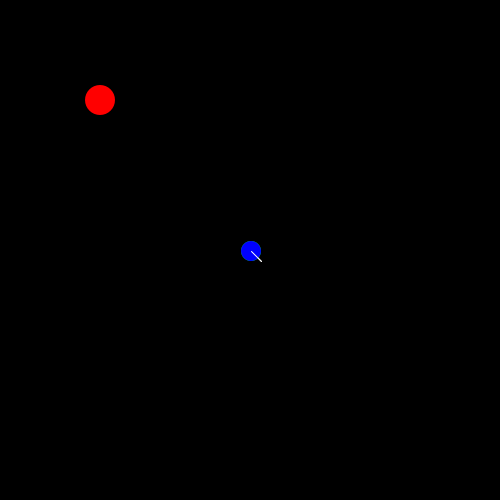
Frame 1 (no input)
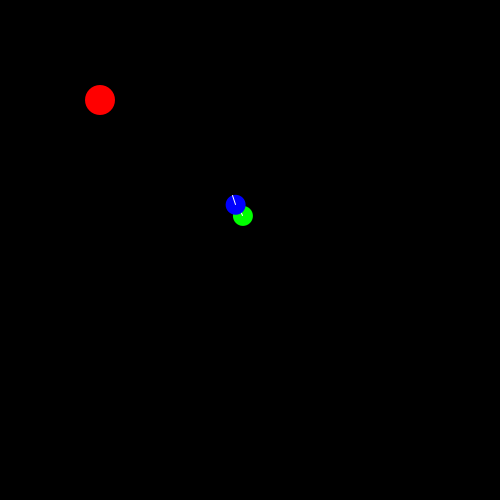
Frame 60 (the mouse pressed at the canvas centre just before this capture)
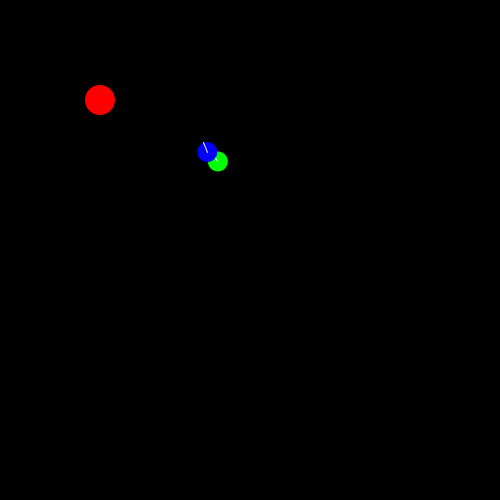
Frame 120 (the mouse held since frame 60 and released just before this capture)

The Processing sketch that drew these frames (run headless with seeded random() and noise(); from frame 60 on, the mouse is pressed at the canvas centre):

// Processing sketch: Wandering_Robots
// ── Wandering_Robots.pde
 //<>//
float direction;
float beacon_x, beacon_y;
int speed = 1;
final int angle_to_turn = 30;
float cross;
Robot bot1, bot2;

void setup() {
  size(500, 500);
  beacon_x = 100;
  beacon_y = 100;
  bot1 = new Robot(250, 250, speed);
  bot2 = new Robot(250, 250, speed);
}

void draw() {
  noStroke();
  background(0);
  fill(255,0,0);
  ellipse(beacon_x, beacon_y, 30,30);
  
  bot1.moveBot(beacon_x, beacon_y);
  bot2.moveBot(beacon_x, beacon_y);
  
  fill(0,255,0);
  bot1.drawBot();
  fill(0,0,255);
  bot2.drawBot();
}

void mouseDragged() {
  if (dist(mouseX, mouseY, beacon_x, beacon_y) < 15) {
    beacon_x = mouseX;
    beacon_y = mouseY;
  }
}
// ── Robot.pde
class Robot {
  PVector pos, vel;
  int radius = 30;

  Robot(float x, float y, int speed) {
    pos = new PVector(x, y);
    vel = new PVector(speed, speed);
  }
  
  //Wanders toward given (x, y) location
  void moveBot(float x, float y) {
    if (dist(pos.x, pos.y, x, y) > radius) {
      if (random(1) < 0.05) {
        vel.set(x - pos.x, y - pos.y);
        vel.normalize();

        if (pos.cross(vel).mag() > 0) {
          vel.rotate(radians(angle_to_turn + random(-angle_to_turn/4.0f, angle_to_turn/4.0f)));
        } else {
          vel.rotate(-1*radians(angle_to_turn + random(-angle_to_turn/4.0f, angle_to_turn/4.0f)));
        }
      }
      pos.add(vel);
    }
  }

  void drawBot() {
    noStroke();
    ellipse(pos.x, pos.y, 20, 20);
    PVector g = new PVector(vel.x, vel.y);
    g.mult(10);
    stroke(255);
    line(pos.x, pos.y, pos.x + g.x, pos.y + g.y);
  }
}
